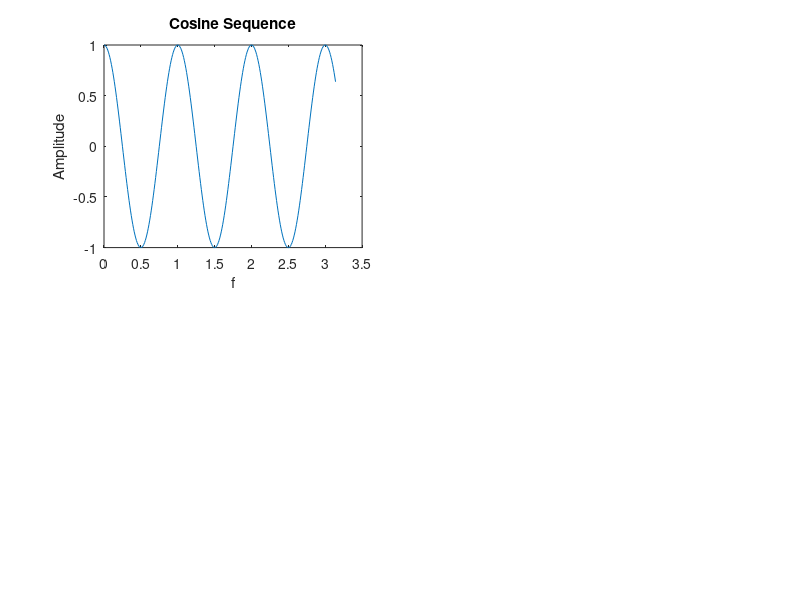

MATLAB code to generate this figure:
t=0:0.01:pi;
y=cos(2*pi*t);
subplot(2,2,1);
plot(t,y);
ylabel('Amplitude');
xlabel('f');
title('Cosine Sequence');
%rand(1,5)
%x = [1 2 3 ] ;
% y = nncopy(x,1,3) ; 
